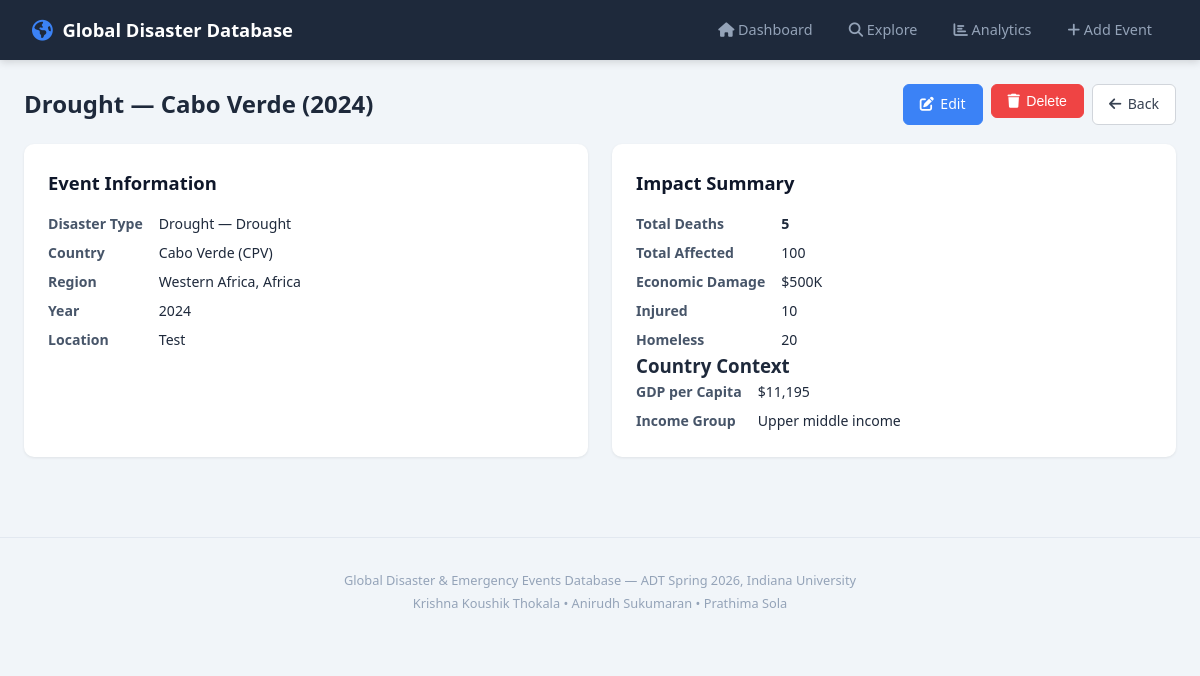
Screenshot of /disaster/16127 with the database file from the repository.
### tables this page shows
CREATE TABLE disaster_types (
        type_id INTEGER PRIMARY KEY AUTOINCREMENT,
        type_name TEXT NOT NULL, subtype_name TEXT NOT NULL DEFAULT 'General',
        disaster_group TEXT NOT NULL DEFAULT 'Natural',
        UNIQUE(type_name, subtype_name)
    );

CREATE TABLE countries (
        country_id INTEGER PRIMARY KEY AUTOINCREMENT,
        country_name TEXT NOT NULL, iso_code TEXT NOT NULL UNIQUE,
        region_id INTEGER NOT NULL, population INTEGER,
        gdp_per_capita REAL, income_group TEXT,
        FOREIGN KEY (region_id) REFERENCES regions(region_id)
    );

CREATE TABLE regions (
        region_id INTEGER PRIMARY KEY AUTOINCREMENT,
        region_name TEXT NOT NULL UNIQUE, continent TEXT NOT NULL
    );

### app.py (the view)
@app.route("/disaster/<int:disaster_id>")
def disaster_detail(disaster_id):
    db = get_db()
    disaster = db.execute("""
        SELECT d.*, dt.type_name, dt.subtype_name, c.country_name, c.iso_code,
               r.region_name, r.continent, c.gdp_per_capita, c.income_group,
               im.no_injured, im.no_affected, im.no_homeless
        FROM disasters d
        JOIN disaster_types dt ON d.type_id = dt.type_id
        JOIN countries c ON d.country_id = c.country_id
        JOIN regions r ON c.region_id = r.region_id
        LEFT JOIN impact_metrics im ON d.disaster_id = im.disaster_id
        WHERE d.disaster_id = ?
    """, (disaster_id,)).fetchone()
    db.close()
    if not disaster:
        flash("Disaster not found.", "error")
        return redirect(url_for("explore"))
    return render_template("detail.html", d=disaster)

### app.py (called while the page is built)
def get_db():
    conn = sqlite3.connect(DB_PATH)
    conn.row_factory = sqlite3.Row
    conn.execute("PRAGMA foreign_keys = ON;")
    return conn

### templates/detail.html (shortened to what this page needs)
{% extends "base.html" %}
{% block content %}
<div class="detail-header">
    <h1>{{ d.type_name }} — {{ d.country_name }} ({{ d.year }})</h1>
    <div class="detail-actions">
        <a href="{{ url_for('edit_disaster', disaster_id=d.disaster_id) }}" class="btn btn-primary"><i class="fas fa-edit"></i> Edit</a>
        <form action="{{ url_for('delete_disaster', disaster_id=d.disaster_id) }}" method="POST" style="display:inline"
              onsubmit="return confirm('Are you sure you want to delete this disaster record?')">
            <button type="submit" class="btn btn-danger"><i class="fas fa-trash"></i> Delete</button>
        </form>
        <a href="{{ url_for('explore') }}" class="btn"><i class="fas fa-arrow-left"></i> Back</a>
    </div>
</div>
<div class="grid-2">
    <div class="card">
        <h2>Event Information</h2>
        <dl class="detail-list">
            <dt>Disaster Type</dt><dd>{{ d.type_name }}{% if d.subtype_name and d.subtype_name != 'General' %} — {{ d.subtype_name }}{% endif %}</dd>
            <dt>Country</dt><dd>{{ d.country_name }} ({{ d.iso_code }})</dd>
            <dt>Region</dt><dd>{{ d.region_name }}, {{ d.continent }}</dd>
            <dt>Year</dt><dd>{{ d.year }}{% if d.start_month %}/{{ d.start_month }}{% if d.start_day %}/{{ d.start_day }}{% endif %}{% endif %}</dd>
            {% if d.location %}<dt>Location</dt><dd>{{ d.location }}</dd>{% endif %}
        </dl>
    </div>
    <div class="card">
        <h2>Impact Summary</h2>
        <dl class="detail-list">
            <dt>Total Deaths</dt><dd class="stat-highlight">{{ "{:,}".format(d.total_deaths or 0) }}</dd>
            <dt>Total Affected</dt><dd>{{ "{:,}".format(d.total_affected or 0) }}</dd>
            <dt>Economic Damage</dt><dd>${{ "{:,.0f}".format(d.total_damage_usd or 0) }}K</dd>
            {% if d.no_injured %}<dt>Injured</dt><dd>{{ "{:,}".format(d.no_injured) }}</dd>{% endif %}
            {% if d.no_homeless %}<dt>Homeless</dt><dd>{{ "{:,}".format(d.no_homeless) }}</dd>{% endif %}
        </dl>
        <h3>Country Context</h3>
        <dl class="detail-list">
            {% if d.gdp_per_capita %}<dt>GDP per Capita</dt><dd>${{ "{:,.0f}".format(d.gdp_per_capita) }}</dd>{% endif %}
            {% if d.income_group %}<dt>Income Group</dt><dd>{{ d.income_group }}</dd>{% endif %}
        </dl>
    </div>
</div>
{% endblock %}

### static/css/style.css (style rules this page uses)
* { margin: 0; padding: 0; box-sizing: border-box; }
body { font-family: 'Segoe UI', system-ui, -apple-system, sans-serif; background: #f1f5f9; color: #1e293b; line-height: 1.6; }
.card { background: white; border-radius: 10px; padding: 1.5rem; box-shadow: 0 1px 3px rgba(0,0,0,0.08); margin-bottom: 1.5rem; }
.card h2 { font-size: 1.15rem; font-weight: 600; margin-bottom: 1rem; color: #0f172a; }
.grid-2 { display: grid; grid-template-columns: 1fr 1fr; gap: 1.5rem; }
.btn { display: inline-flex; align-items: center; gap: 0.4rem; padding: 0.5rem 1rem; border: 1px solid #d1d5db; border-radius: 6px; background: white; color: #374151; font-size: 0.88rem; cursor: pointer; text-decoration: none; transition: all 0.15s; }
.btn-primary { background: #3b82f6; color: white; border-color: #3b82f6; }
.btn-danger { background: #ef4444; color: white; border-color: #ef4444; }
.detail-header { display: flex; justify-content: space-between; align-items: center; flex-wrap: wrap; gap: 1rem; margin-bottom: 1.2rem; }
.detail-header h1 { font-size: 1.5rem; }
.detail-actions { display: flex; gap: 0.5rem; }
.detail-list { display: grid; grid-template-columns: auto 1fr; gap: 0.4rem 1rem; }
.detail-list dt { font-weight: 600; color: #475569; font-size: 0.88rem; }
.detail-list dd { color: #1e293b; font-size: 0.88rem; }
.stat-highlight { font-size: 1.3rem; font-weight: 700; color: #dc2626; }

### rows the page displays
disaster_types: type_name "Drought", subtype_name "Drought"
countries: country_name "Cabo Verde", iso_code "CPV", gdp_per_capita "11,195", income_group "Upper middle income"
regions: region_name "Western Africa", continent "Africa"

### other values shown
{{ d.year }} "2024"
{{ d.location }} "Test"
{{ "{:,}".format(d.total_deaths or 0) }} "5"
{{ "{:,}".format(d.total_affected or 0) }} "100"
{{ "{:,.0f}".format(d.total_damage_usd or 0) }} "500"
{{ "{:,}".format(d.no_injured) }} "10"
{{ "{:,}".format(d.no_homeless) }} "20"
